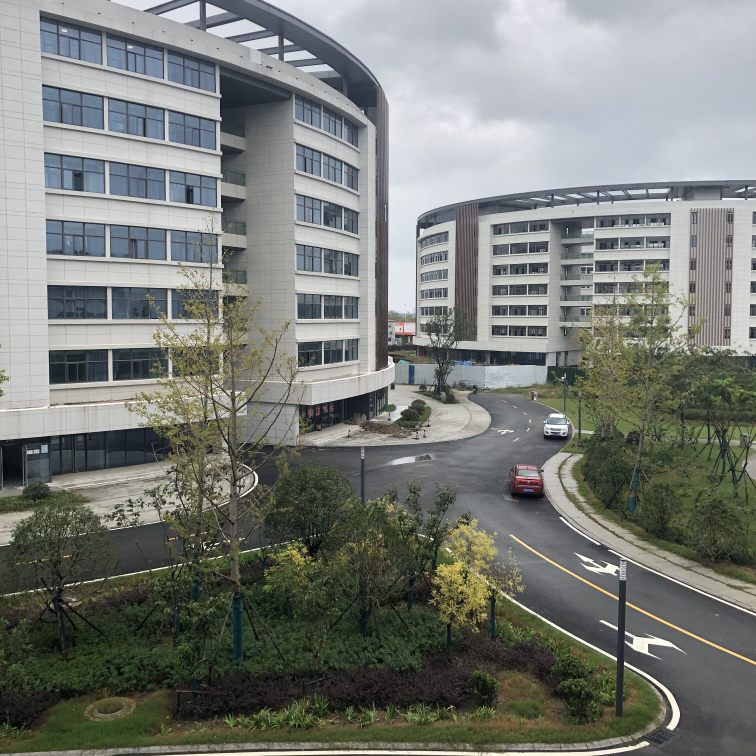
#> input picture Python-Multiple-Image-Stitching-master/code/input/WA1.jpg, 3024 x 3024 px (shown at 1/4 size)
$ python drawmatch.py
#> lines starting #> are read from the running program, lines starting #| are printed output that depends on the picture
import cv2
import numpy as np
import matplotlib.pyplot as plt
import random

def _random_color():
    b = random.randint(0, 255)
    g = random.randint(0, 255)
    r = random.randint(0, 255)
    return b, g, r
def _show_matches(image_a, image_b, keypoints_a, keypoints_b, matches):
    height_a, width_a = image_a.shape[:2]
    height_b, width_b = image_b.shape[:2]
    result = np.zeros([max(height_a, height_b), width_a + width_b, 3], dtype="uint8")
    result[:height_a, :width_a] = image_a
    result[:height_b, width_a:width_a + width_b] = image_b
    matches = matches[:500]
    for (i, j) in matches:
        point_a = (int(keypoints_a[i].pt[0]), int(keypoints_a[i].pt[1]))
        point_b = (int(keypoints_b[j].pt[0]) + width_a, int(keypoints_b[j].pt[1]))
        color = _random_color()
        cv2.circle(result, point_a, 2, color, 2)
        cv2.circle(result, point_b, 2, color, 2)
        cv2.line(result, point_a, point_b, color, 2)
    result = cv2.cvtColor(result, cv2.COLOR_BGR2RGB)
    plt.imshow(result)
    plt.show()

def _analyze(image):  # -> keypoints, descriptors
    gray_img = cv2.cvtColor(image, cv2.COLOR_BGR2GRAY)
    sift = cv2.xfeatures2d.SURF_create()
    result = sift.detectAndCompute(gray_img, None)
    del sift
    return result

def _match(keypoints_b, descriptors_b, keypoints_a, descriptors_a):
    index_params = dict(algorithm=0, trees=5)
    search_params = dict(checks=100)  # or pass empty dictionary
    flann = cv2.FlannBasedMatcher(index_params, search_params)
    matches = flann.knnMatch(descriptors_a, descriptors_b, k=2)
    good_matches = []
    for i, (m, n) in enumerate(matches):
        if m.distance < 0.5 * n.distance:
            good_matches.append((m.trainIdx, m.queryIdx))
    if len(good_matches) > 4:
        good_keypoints_a = np.float32([keypoints_a[i].pt for (_, i) in good_matches])
        good_keypoints_b = np.float32([keypoints_b[i].pt for (i, _) in good_matches])
        homography, _ = cv2.findHomography(good_keypoints_a, good_keypoints_b,cv2.RANSAC)
        return homography, good_matches
    else:
        return None
if __name__ == '__main__':
    img1 = cv2.imread('./input/WA1.jpg')
#> img1 is the input picture: shape (3024, 3024, 3); mean B, G, R 118.6, 123.9, 120.5
    img2 = cv2.imread('./input/WA2.jpg')
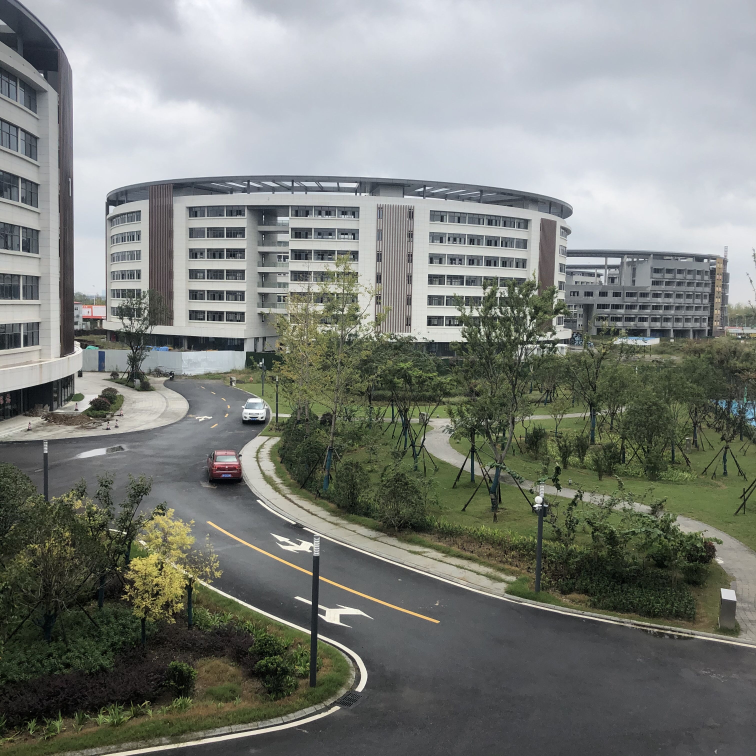
#> input picture Python-Multiple-Image-Stitching-master/code/input/WA2.jpg, 3024 x 3024 px (shown at 1/4 size)
#> img2 is the input picture: shape (3024, 3024, 3); mean B, G, R 122.7, 128, 124.4
    img1 = cv2.resize(img1, (480,640))
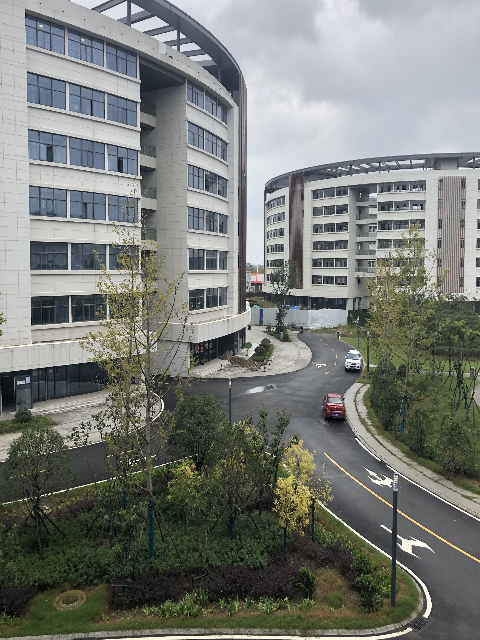
#> img1: shape (640, 480, 3); mean B, G, R 118.5, 123.8, 120.4
    img2 = cv2.resize(img2, (480, 640))
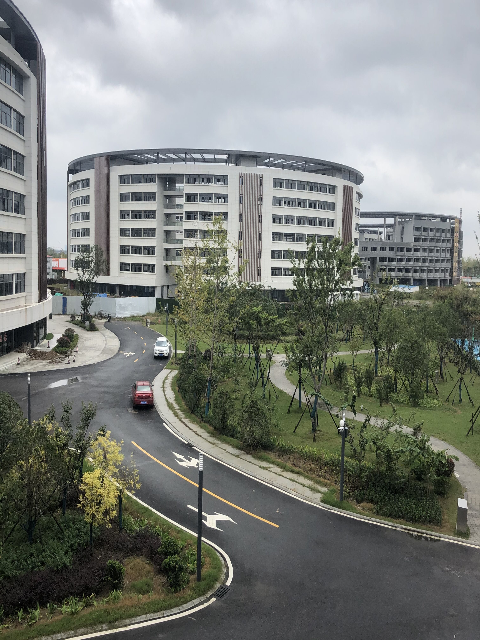
#> img2: shape (640, 480, 3); mean B, G, R 122.7, 128, 124.4
    keypoints_a, descriptors_a = _analyze(img1)
#> in _analyze, `gray_img = cv2.cvtColor(image, cv2.COLOR_BGR2GRAY)`:
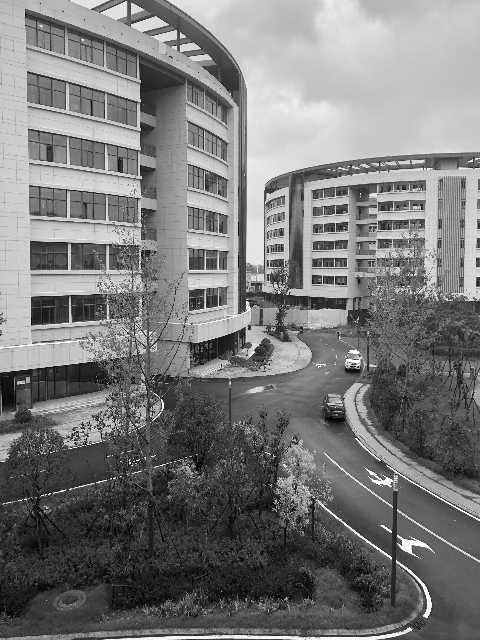
#> gray_img: shape (640, 480); min 0, max 255, mean 122.2
#> (the run stopped early here; a loop or call above may not have finished)
